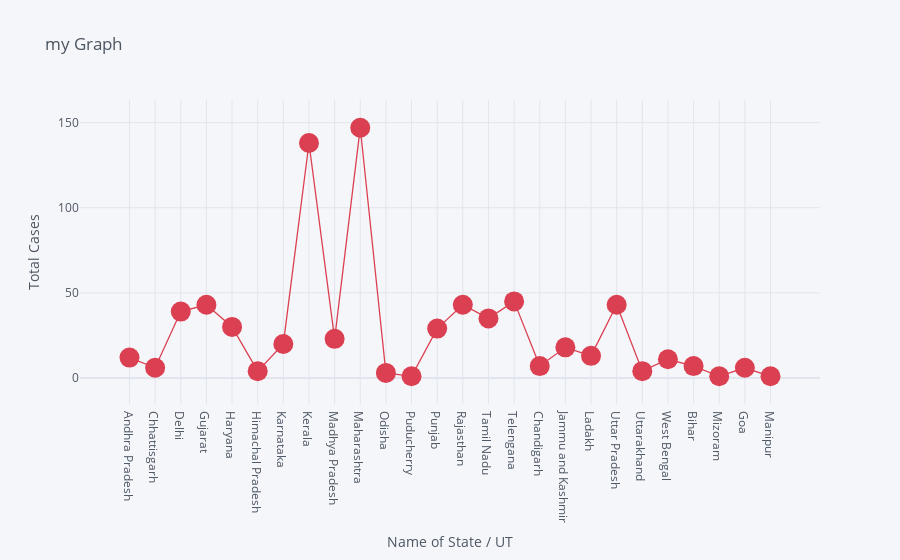

This figure's notebook cell:
### Code cell
# Visualization Using plotly with kind scatter
df.iplot(kind='scatter',x='Name of State / UT',y='Total Cases',
         mode='markers+lines',title="my Graph",xTitle='Name of State / UT',
         yTitle='Total Cases',colors='red',size=20)

### Figure 1 — Plotly figure (JSON) as saved in the notebook; plotly's stock layout.template omitted (floating-point values rounded to 4 significant figures)
{"data": [{"line": {"color": "rgba(219, 64, 82, 1.0)", "dash": "solid", "shape": "linear", "width": 1.3}, "marker": {"size": 20, "symbol": "circle"}, "mode": "markers+lines", "name": "Total Cases", "text": "", "type": "scatter", "x": ["Andhra Pradesh", "Chhattisgarh", "Delhi", "Gujarat", "Haryana", "Himachal Pradesh", "Karnataka", "Kerala", "Madhya Pradesh", "Maharashtra", "Odisha", "Puducherry", "Punjab", "Rajasthan", "Tamil Nadu", "Telengana", "Chandigarh", "Jammu and Kashmir", "Ladakh", "Uttar Pradesh", "Uttarakhand", "West Bengal", "Bihar", "Mizoram", "Goa", "Manipur"], "y": [12, 6, 39, 43, 30, 4, 20, 138, 23, 147, 3, 1, 29, 43, 35, 45, 7, 18, 13, 43, 4, 11, 7, 1, 6, 1]}], "layout": {"legend": {"bgcolor": "#F5F6F9", "font": {"color": "#4D5663"}}, "paper_bgcolor": "#F5F6F9", "plot_bgcolor": "#F5F6F9", "title": {"font": {"color": "#4D5663"}, "text": "my Graph"}, "xaxis": {"gridcolor": "#E1E5ED", "showgrid": true, "tickfont": {"color": "#4D5663"}, "title": {"font": {"color": "#4D5663"}, "text": "Name of State / UT"}, "zerolinecolor": "#E1E5ED"}, "yaxis": {"gridcolor": "#E1E5ED", "showgrid": true, "tickfont": {"color": "#4D5663"}, "title": {"font": {"color": "#4D5663"}, "text": "Total Cases"}, "zerolinecolor": "#E1E5ED"}}}
